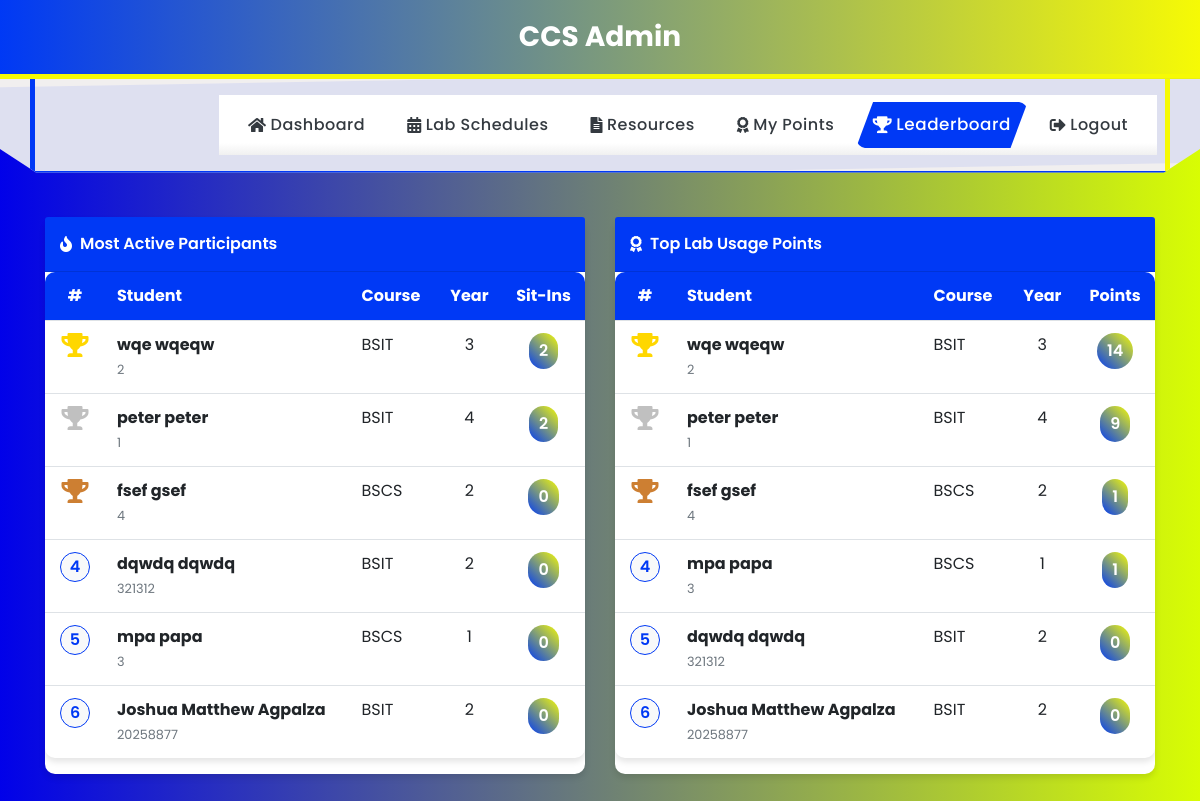
Screenshot of /leaderboard (signed in) with the database file from the repository.
### tables this page shows
CREATE TABLE users
(id INTEGER PRIMARY KEY AUTOINCREMENT,
idno varchar(50),
lastname varchar(80),
firstname varchar(80),
middlename varchar(80),
course varchar(50),
year_level varchar(50),
email varchar(60),
username varchar(80),
password varchar(90), remaining_sessions INTEGER DEFAULT 30, is_admin INTEGER DEFAULT 0, profile_image TEXT, role TEXT DEFAULT 'user', points INTEGER DEFAULT 0);

### app.py (the view, shortened to what this page needs)
@app.route('/leaderboard')
def leaderboard():
    if 'admin' not in session and 'user_id' not in session:
        return redirect(url_for('login'))
    try:
        conn = get_db_connection()
        cursor = conn.cursor()
        cursor.execute('SELECT COUNT(*) as count FROM sitins WHERE logout_time IS NULL')
        active_count = cursor.fetchone()['count']
        cursor.execute('''
            SELECT
                u.idno,
                u.firstname,
                u.lastname,
                u.course,
                u.year_level,
                COUNT(s.id) as total_sitins
            FROM
                users u
            LEFT JOIN
                sitins s ON u.idno = s.student_id AND s.status = 'Completed'
            WHERE
                u.is_admin = 0
            GROUP BY
                u.idno
            ORDER BY
                total_sitins DESC
            LIMIT 20
        ''')
        top_sitins = cursor.fetchall()
        cursor.execute("SELECT name FROM sqlite_master WHERE type='table' AND name='points_history'")
        points_history_exists = cursor.fetchone() is not None
        if points_history_exists:
            cursor.execute('''
                SELECT
                    u.idno,
                    u.firstname,
                    u.lastname,
                    u.course,
                    u.year_level,
                    u.remaining_sessions,
                    COALESCE(SUM(ph.points), 0) as lab_points
                FROM
                    users u
                LEFT JOIN
                    points_history ph ON u.idno = ph.student_id
                WHERE
                    u.is_admin = 0
                GROUP BY
                    u.idno
                ORDER BY
                    lab_points DESC
                LIMIT 20
            ''')
        top_points = cursor.fetchall()
        conn.close()
        return render_template(
            'leaderboard.html',
            top_sitins=top_sitins,
            top_points=top_points,
            active_count=active_count
        )
    except Exception as e:
        print(f"Error loading leaderboard: {str(e)}")
        flash(f"Error loading leaderboard: {str(e)}", 'danger')
        if 'admin' in session:
            return redirect(url_for('admin_dashboard'))
        else:
            return redirect(url_for('user_dashboard'))

### templates/leaderboard.html (shortened to what this page needs)
<!DOCTYPE html>
<html lang="en">
<head>
    <link rel="stylesheet" href="https://stackpath.bootstrapcdn.com/bootstrap/4.5.2/css/bootstrap.min.css">
    <link rel="stylesheet" href="https://cdnjs.cloudflare.com/ajax/libs/font-awesome/5.15.3/css/all.min.css">
    <link rel="stylesheet" href="{{ url_for('static', filename='css/navbar.css') }}">
</head>
<body>
    <div class="header-banner">
        <div class="container text-center">
            <h3 class="font-weight-bold mb-0">CCS Admin</h3>
        </div>
    </div>
    {% if 'admin' in session %}
    {% include 'admin_navbar.html' %}
    <div class="container mt-3">
        {% with messages = get_flashed_messages(with_categories=true) %}
            {% if messages %}
                {% for category, message in messages %}
                    <div class="alert alert-{{ category }} alert-dismissible fade show" role="alert">
                        {{ message }}
                        <button type="button" class="close" data-dismiss="alert" aria-label="Close">
                            <span aria-hidden="true">&times;</span>
                        </button>
                    </div>
                {% endfor %}
            {% endif %}
        {% endwith %}
    </div>
    {% else %}
    <nav class="navbar navbar-expand-lg navbar-light sticky-top">
        <div class="container">
            <div class="collapse navbar-collapse" id="navbarNav">
                <ul class="navbar-nav ml-auto">
                    <li class="nav-item">
                        <a class="nav-link" href="{{ url_for('user_dashboard') }}">
                            <i class="fas fa-home mr-1"></i> Dashboard
                        </a>
                    </li>
                    <li class="nav-item">
                        <a class="nav-link" href="{{ url_for('view_lab_schedules') }}">
                            <i class="fas fa-calendar-alt mr-1"></i> Lab Schedules
                        </a>
                    </li>
                    <li class="nav-item">
                        <a class="nav-link" href="{{ url_for('view_resources') }}">
                            <i class="fas fa-file-alt mr-1"></i> Resources
                        </a>
                    </li>
                    <li class="nav-item">
                        <a class="nav-link" href="{{ url_for('view_points') }}">
                            <i class="fas fa-award mr-1"></i> My Points
                        </a>
                    </li>
                    <li class="nav-item active">
                        <a class="nav-link" href="{{ url_for('leaderboard') }}">
                            <i class="fas fa-trophy mr-1"></i> Leaderboard
                        </a>
                    </li>
                    <li class="nav-item">
                        <a class="nav-link" href="{{ url_for('logout') }}">
                            <i class="fas fa-sign-out-alt mr-1"></i> Logout
                        </a>
                    </li>
                </ul>
            </div>
        </div>
    </nav>
    {% endif %}
    <div class="container py-4">
        <div class="row">
            <div class="col-lg-6">
                <div class="card">
                    <div class="card-header d-flex align-items-center">
                        <i class="fas fa-fire mr-2"></i> Most Active Participants
                    </div>
                    <div class="card-body p-0">
                        <div class="table-responsive">
                            <table class="table table-hover">
                                <thead>
                                    <tr>
                                        <th class="text-center" width="60">#</th>
                                        <th>Student</th>
                                        <th>Course</th>
                                        <th class="text-center">Year</th>
                                        <th class="text-center">Sit-Ins</th>
                                    </tr>
                                </thead>
                                <tbody>
                                    {% for student in top_sitins %}
                                    <tr>
                                        <td class="text-center">
                                            {% if loop.index == 1 %}
                                            <i class="fas fa-trophy trophy-icon medal-gold"></i>
                                            {% elif loop.index == 2 %}
                                            <i class="fas fa-trophy trophy-icon medal-silver"></i>
                                            {% elif loop.index == 3 %}
                                            <i class="fas fa-trophy trophy-icon medal-bronze"></i>
                                            {% else %}
                                            <span class="rank-number">{{ loop.index }}</span>
                                            {% endif %}
                                        </td>
                                        <td>
                                            <strong>{{ student.firstname }} {{ student.lastname }}</strong>
                                            <br>
                                            <small class="text-muted">{{ student.idno }}</small>
                                        </td>
                                        <td>{{ student.course }}</td>
                                        <td class="text-center">{{ student.year_level }}</td>
                                        <td class="text-center">
                                            <span class="points-badge">{{ student.total_sitins }}</span>
                                        </td>
                                    </tr>
                                    {% else %}
                                    <tr>
                                        <td colspan="5" class="text-center py-4">
                                            <i class="fas fa-info-circle mr-1"></i> No data available
                                        </td>
                                    </tr>
                                    {% endfor %}
                                </tbody>
                            </table>
                        </div>
                    </div>
                </div>
            </div>
            <div class="col-lg-6">
                <div class="card">
                    <div class="card-header d-flex align-items-center">
                        <i class="fas fa-award mr-2"></i> Top Lab Usage Points
                    </div>
                    <div class="card-body p-0">
                        <div class="table-responsive">
                            <table class="table table-hover">
                                <thead>
                                    <tr>
                                        <th class="text-center" width="60">#</th>
                                        <th>Student</th>
                                        <th>Course</th>
                                        <th class="text-center">Year</th>
                                        <th class="text-center">Points</th>
                                    </tr>
                                </thead>
                                <tbody>
                                    {% for student in top_points %}
                                    <tr>
                                        <td class="text-center">
                                            {% if loop.index == 1 %}
                                            <i class="fas fa-trophy trophy-icon medal-gold"></i>
                                            {% elif loop.index == 2 %}
                                            <i class="fas fa-trophy trophy-icon medal-silver"></i>
                                            {% elif loop.index == 3 %}
                                            <i class="fas fa-trophy trophy-icon medal-bronze"></i>
                                            {% else %}
                                            <span class="rank-number">{{ loop.index }}</span>
                                            {% endif %}
                                        </td>
                                        <td>
                                            <strong>{{ student.firstname }} {{ student.lastname }}</strong>
                                            <br>
                                            <small class="text-muted">{{ student.idno }}</small>
                                        </td>
                                        <td>{{ student.course }}</td>
                                        <td class="text-center">{{ student.year_level }}</td>
                                        <td class="text-center">
                                            <span class="points-badge">{{ student.lab_points }}</span>
                                        </td>
                                    </tr>
                                    {% else %}
                                    <tr>
                                        <td colspan="5" class="text-center py-4">
                                            <i class="fas fa-info-circle mr-1"></i> No data available
                                        </td>
                                    </tr>
                                    {% endfor %}
                                </tbody>
                            </table>
                        </div>
                    </div>
                </div>
            </div>
        </div>
    </div>
</body>
</html>

### rows the page displays
users: firstname "peter", lastname "peter", idno "1", course "BSIT", year_level "4", total_sitins "2", lab_points "9"
users: firstname "fsef", lastname "gsef", idno "4", course "BSCS", year_level "2", total_sitins "0", lab_points "1"
users: firstname "dqwdq", lastname "dqwdq", idno "321312", course "BSIT", year_level "2", total_sitins "0", lab_points "0"
users: firstname "mpa", lastname "papa", idno "3", course "BSCS", year_level "1", total_sitins "0", lab_points "1"
users: firstname "Joshua Matthew", lastname "Agpalza", idno "20258877", course "BSIT", year_level "2", total_sitins "0", lab_points "0"

### other values shown
{{ student.firstname }} "wqe"
{{ student.lastname }} "wqeqw"
{{ student.idno }} "2"
{{ student.course }} "BSIT"
{{ student.year_level }} "3"
{{ student.total_sitins }} "2"
{{ student.lab_points }} "14"
